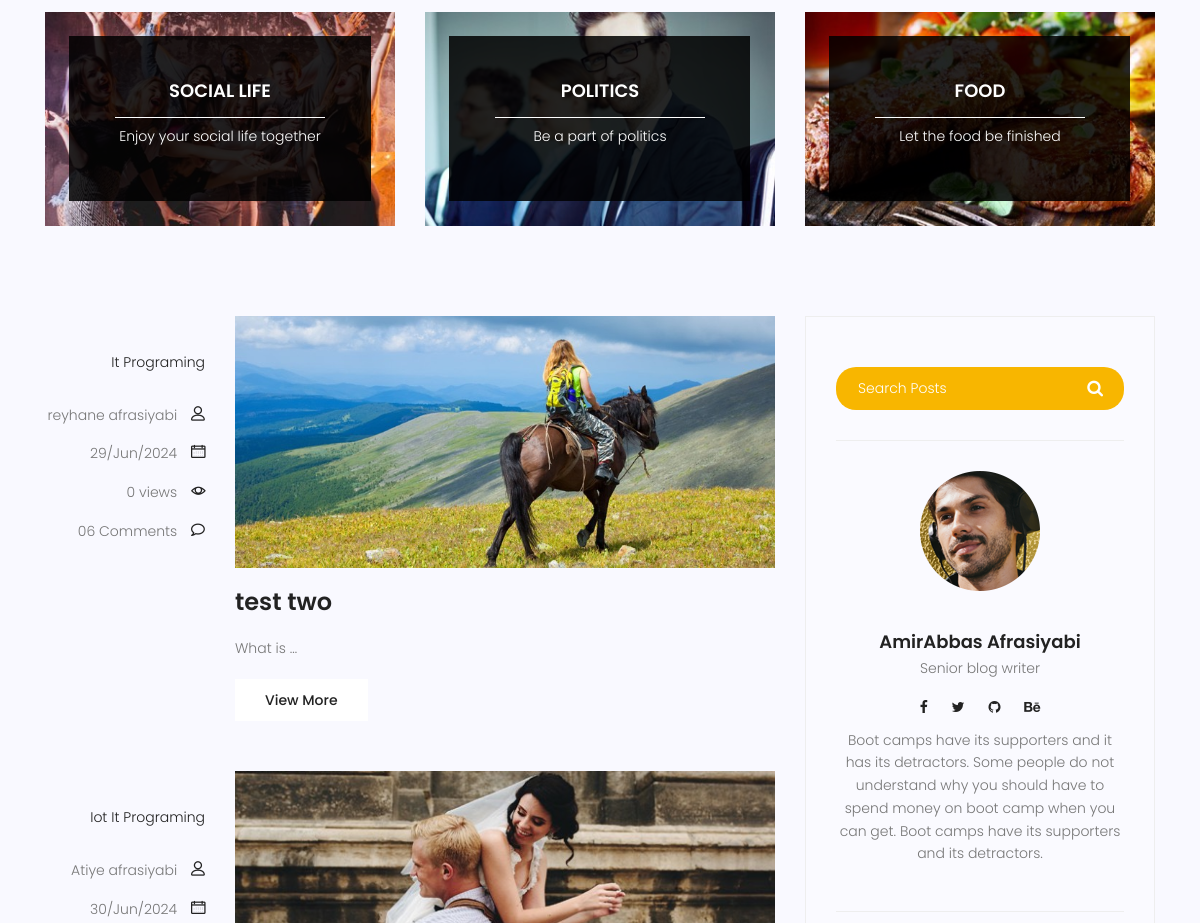
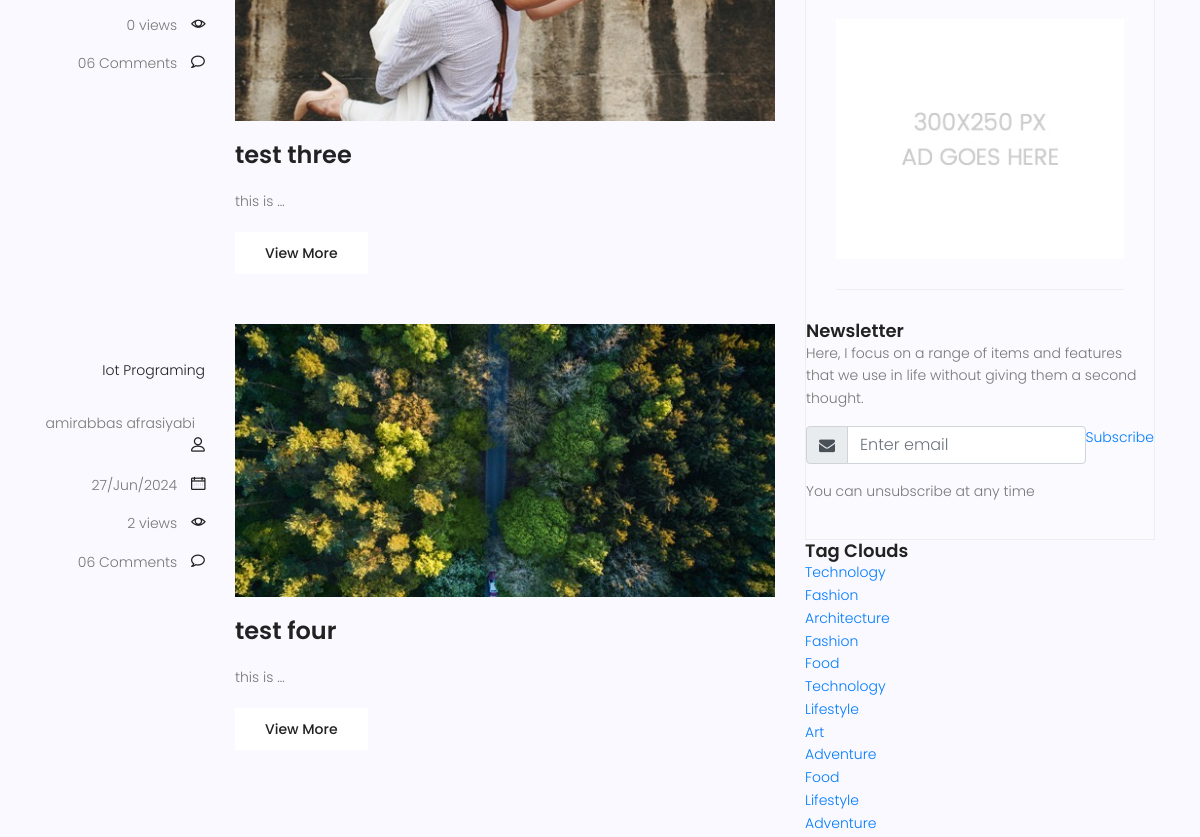
The app's page /blog (middle part), older data (2 pictures, top to bottom).
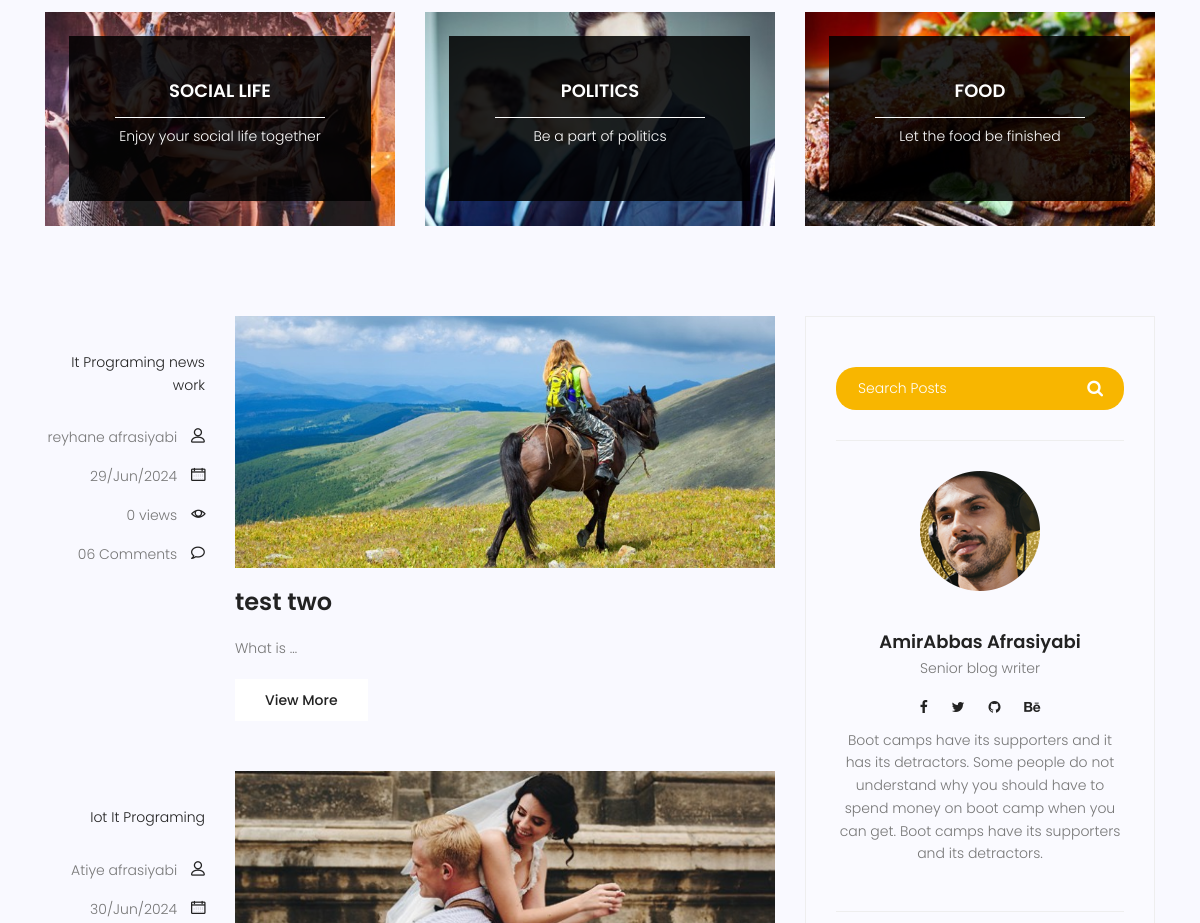
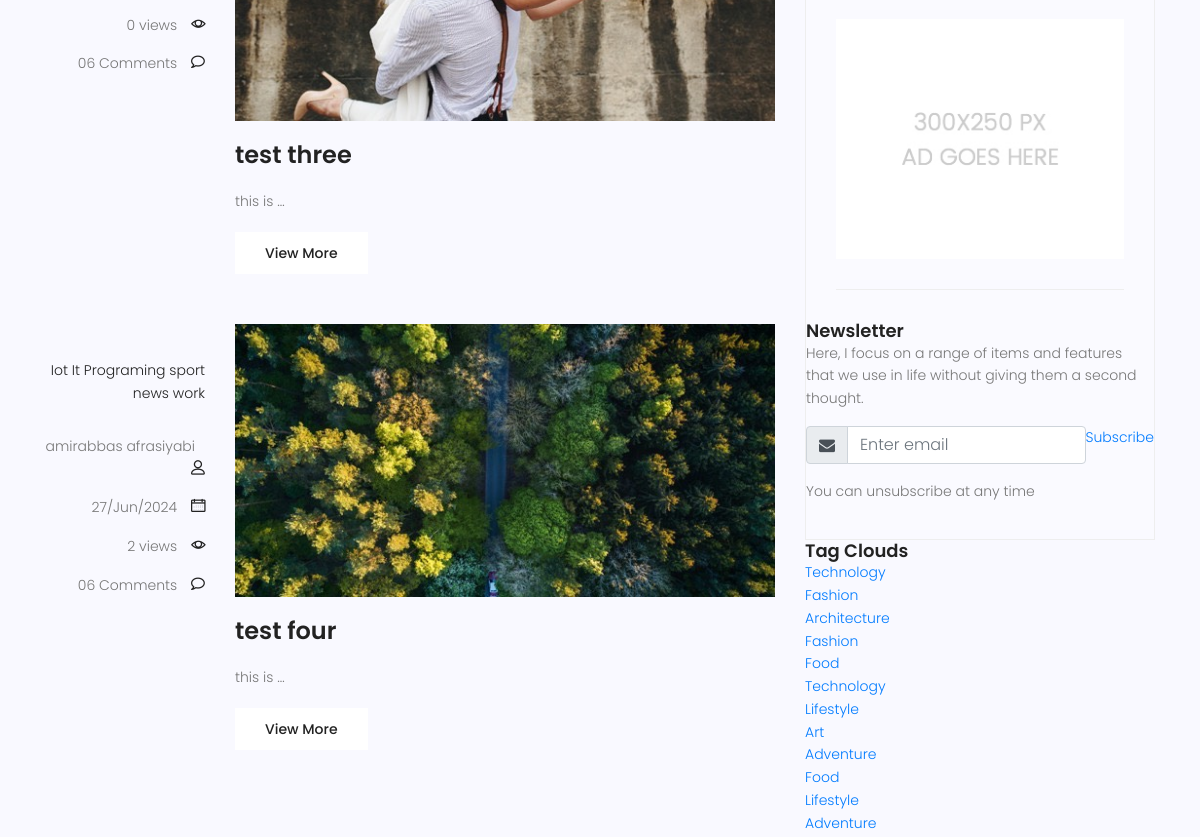
The same page, newer data (2 pictures, top to bottom).
### blog/models.py (models this page shows, shortened)
class category(models.Model):
    name = models.CharField(max_length=255)

class Post(models.Model):
    image = models.ImageField(upload_to='blog/',default='blog/default.jpg')
    author = models.ForeignKey(User, related_name = "author" , on_delete=models.SET_NULL, null=True)
    title = models.CharField(max_length=100)
    content = models.TextField()
    category  = models.ManyToManyField(category, blank=True,)
    counted_views = models.IntegerField(default=0)
    status = models.BooleanField( default= False)
    published_date = models.DateTimeField(null= True)
    created_date = models.DateTimeField(auto_now_add=True )
    updated_date = models.DateTimeField(auto_now=True)
    class Meta:
        ordering = ['created_date']
        verbose_name = 'پست'
        verbose_name_plural = ' پست ها'

### blog/views.py (the view)
# urls.py: path('', blog_view, name='index'),
def blog_view(request, cat_name=None, author_username=None):
    posts = Post.objects.filter(status=1)
    if cat_name:
        posts = posts.filter(category__name=cat_name)
    if author_username:
        posts = posts.filter(author__username=author_username)
    posts = Paginator(posts,3)
    try:
        page_number = request.GET.get('page')
        posts = posts.get_page(page_number)
    except PageNotAnInteger:
        posts = posts.get_page(1)
    except EmptyPage:
        posts = posts.get_page(1)
    context = {'posts': posts}
    return render(request, 'blog/blog-home.html', context)

### templates/blog/blog-home.html (shortened to what the changed rows need)
{% extends "base.html" %}
{% load static %}
{% load blog_tags %}
{% block content %}
<section class="post-content-area">
  <div class="container">
    <div class="row">
      <div class="col-lg-8 posts-list">
        {% for post in posts %}
        <div class="single-post row">
          <div class="col-lg-3 col-md-3 meta-details">
            <ul class="tags">
              {% for cat in post.category.all %}
                <li><a href=""{% url 'blog:category' cat_name=cat.name %}>{{ cat.name }}</a></li>
              {% endfor %}
            </ul>
            <div class="user-details row">
              <p class="user-name col-lg-12 col-md-12 col-6">
                <a href="{% url 'blog:author' author_username=post.author.username %}">{{post.author.get_full_name}}</a> <span class="lnr lnr-user"></span>
              </p>
              <p class="date col-lg-12 col-md-12 col-6">
                <a href="#">{{post.published_date|date:"d/M/Y"}}</a>
                <span class="lnr lnr-calendar-full"></span>
              </p>
              <p class="view col-lg-12 col-md-12 col-6">
                <a href="#">{{post.counted_views}} views</a>
                <span class="lnr lnr-eye"></span>
              </p>
              <p class="comments col-lg-12 col-md-12 col-6">
                <a href="#">06 Comments</a> <span class="lnr lnr-bubble"></span>
              </p>
            </div>
          </div>
          <div class="col-lg-9 col-md-9">
            <div class="feature-img">
              <img
                class="img-fluid"
                src="{{post.image.url}}"
                alt=""
              />
            </div>
            <a class="posts-title" href="{% url 'blog:single' pid=post.id %}">
              <h3>{{post.title}}</h3>
            </a>
            <p class="excert">{{post.content|truncatechars:9}}</p>
            <a href="{% url 'blog:single' pid=post.id %}" class="primary-btn">View More</a>
          </div>
        </div>
        {% endfor %}
      </div>
      </div>
    </div>
</section>
{% endblock %}

Row changes from the older to the newer data that the page shows:
added category: name "news"
added category: name "work"
changed Post "test four": gains category (name "It")
added category: name "sport", shown under Post "test four"
